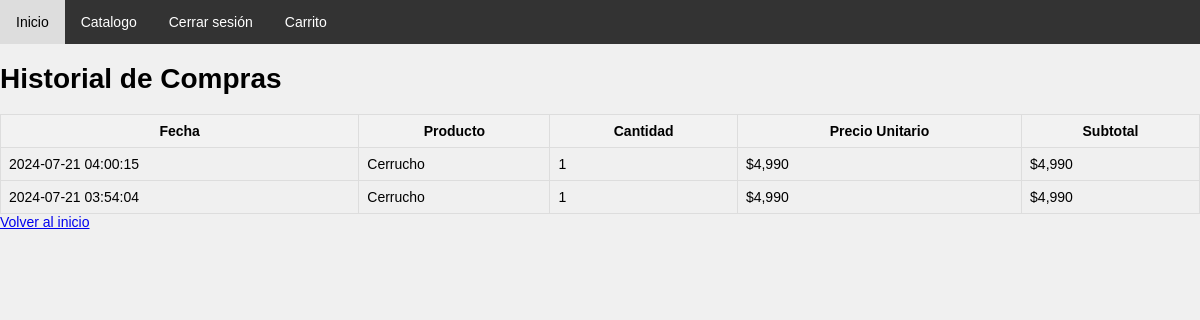
/historial/historial_compras.php (signed in), run on the app's committed database.
### tables this page shows
CREATE TABLE `carrito_productos` (
  `id` int NOT NULL,
  `carrito_id` int NOT NULL,
  `producto_id` int NOT NULL,
  `cantidad` int NOT NULL
);

CREATE TABLE `carritos` (
  `id` int NOT NULL,
  `usuario_id` int NOT NULL,
  `fecha_creacion` timestamp NULL DEFAULT CURRENT_TIMESTAMP,
  `estado` enum('activo','completado','cancelado') DEFAULT 'activo'
);

CREATE TABLE `productos` (
  `id` int NOT NULL,
  `nombre` varchar(255) NOT NULL,
  `descripcion` text,
  `precio` decimal(10,2) NOT NULL,
  `stock` int NOT NULL,
  `categoria_id` int DEFAULT NULL,
  `imagen` varchar(255) DEFAULT NULL
);

### historial/historial_compras.php (the view, shortened to what this page needs)
<?php
require '../db.php';
$usuario_id = $_SESSION['id'];
$sql_historial = "SELECT c.id AS carrito_id, c.fecha_creacion, p.nombre, cp.cantidad, p.precio
                  FROM carritos c
                  INNER JOIN carrito_productos cp ON c.id = cp.carrito_id
                  INNER JOIN productos p ON cp.producto_id = p.id
                  WHERE c.usuario_id = ? AND c.estado = 'completado'
                  ORDER BY c.fecha_creacion DESC";
$stmt_historial = $conn->prepare($sql_historial);
$stmt_historial->bind_param("i", $usuario_id);
$stmt_historial->execute();
$result_historial = $stmt_historial->get_result();
$compras = [];
while ($compra = $result_historial->fetch_assoc()) {
    $compras[] = $compra;
}
?>
<!DOCTYPE html>
<html lang="es">
<head>
    <link rel="stylesheet" href="../navbar/styleNavbar.css">
    <link rel="stylesheet" href="historialStyle.css">
</head>
<body>
    <?php include '../navbar/navbar.php'; ?>
    <h1>Historial de Compras</h1>
    <table border="1">
        <thead>
            <tr>
                <th>Fecha</th>
                <th>Producto</th>
                <th>Cantidad</th>
                <th>Precio Unitario</th>
                <th>Subtotal</th>
            </tr>
        </thead>
        <tbody>
            <?php if (empty($compras)): ?>
                <tr>
                    <td colspan="5">No tienes compras registradas.</td>
                </tr>
            <?php else: ?>
                <?php foreach ($compras as $compra): ?>
                    <tr>
                        <td><?php echo htmlspecialchars($compra['fecha_creacion']); ?></td>
                        <td><?php echo htmlspecialchars($compra['nombre']); ?></td>
                        <td><?php echo htmlspecialchars($compra['cantidad']); ?></td>
                        <td>$<?php echo number_format($compra['precio'], 0); ?></td>
                        <td>$<?php echo number_format($compra['precio'] * $compra['cantidad'], 0); ?></td>
                    </tr>
                <?php endforeach; ?>
            <?php endif; ?>
        </tbody>
    </table>
    <a href="/index.php">Volver al inicio</a>
</body>
</html>

### navbar/styleNavbar.css (style rules this page uses)
body { font-family: Arial, sans-serif; background-color: #f0f0f0; margin: 0; padding: 0; }

### historial/historialStyle.css (style rules this page uses)
table { width: 100%; border-collapse: collapse; }
table, th, td { border: 1px solid #ddd; padding: 8px; }
th { background-color: #f2f2f2; }
body { font: 14px sans-serif; }

### data on the page
carrito_productos: carrito.fecha_creacion "2024-07-21 04:00:15", producto.nombre "Cerrucho", cantidad "1", producto.precio "4,990", $compra['precio'] * $compra['cantidad'] "4,990"
carrito_productos: carrito.fecha_creacion "2024-07-21 03:54:04", producto.nombre "Cerrucho", cantidad "1", producto.precio "4,990", $compra['precio'] * $compra['cantidad'] "4,990"
